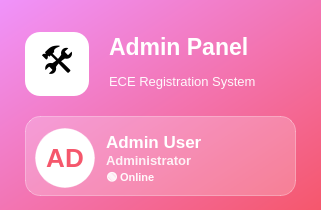
        <widget class="QWidget" name="headerWidget" native="true">
         <property name="minimumSize">
          <size>
           <width>0</width>
           <height>210</height>
          </size>
         </property>
         <property name="maximumSize">
          <size>
           <width>16777215</width>
           <height>210</height>
          </size>
         </property>
         <property name="styleSheet">
          <string notr="true">background: qlineargradient(x1:0, y1:0, x2:1, y2:1, stop:0 #f093fb, stop:1 #f5576c);</string>
         </property>
         <layout class="QVBoxLayout" name="headerLayout">
          <property name="spacing">
           <number>20</number>
          </property>
          <property name="leftMargin">
           <number>25</number>
          </property>
          <property name="topMargin">
           <number>32</number>
          </property>
          <property name="rightMargin">
           <number>25</number>
          </property>
          <property name="bottomMargin">
           <number>28</number>
          </property>
          <item>
           <layout class="QHBoxLayout" name="logoHLayout">
            <item>
             <widget class="QLabel" name="logoIconLabel">
              <property name="minimumSize">
               <size>
                <width>64</width>
                <height>64</height>
               </size>
              </property>
              <property name="maximumSize">
               <size>
                <width>64</width>
                <height>64</height>
               </size>
              </property>
              <property name="styleSheet">
               <string notr="true">background-color: white; border-radius: 15px; font-size: 34px;</string>
              </property>
              <property name="text">
               <string>🛠️</string>
              </property>
              <property name="alignment">
               <set>Qt::AlignmentFlag::AlignCenter</set>
              </property>
             </widget>
            </item>
            <item>
             <layout class="QVBoxLayout" name="logoTextLayout">
              <property name="spacing">
               <number>4</number>
              </property>
              <item>
               <widget class="QLabel" name="labelLogoTitle">
                <property name="styleSheet">
                 <string notr="true">color: white; font-size: 23px; font-weight: 800; background: transparent;</string>
                </property>
                <property name="text">
                 <string>Admin Panel</string>
                </property>
               </widget>
              </item>
              <item>
               <widget class="QLabel" name="labelLogoSubtitle">
                <property name="styleSheet">
                 <string notr="true">color: rgba(255,255,255,0.95); font-size: 13px; background: transparent;</string>
                </property>
                <property name="text">
                 <string>ECE Registration System</string>
                </property>
               </widget>
              </item>
             </layout>
            </item>
            <item>
             <spacer name="logoSpacer">
              <property name="orientation">
               <enum>Qt::Orientation::Horizontal</enum>
              </property>
              <property name="sizeHint" stdset="0">
               <size>
                <width>40</width>
                <height>20</height>
               </size>
              </property>
             </spacer>
            </item>
           </layout>
          </item>
          <item>
           <widget class="QFrame" name="profileFrame">
            <property name="sizePolicy">
             <sizepolicy hsizetype="Preferred" vsizetype="Fixed">
              <horstretch>0</horstretch>
              <verstretch>0</verstretch>
             </sizepolicy>
            </property>
            <property name="minimumSize">
             <size>
              <width>0</width>
              <height>80</height>
             </size>
            </property>
            <property name="styleSheet">
             <string notr="true">QFrame {
    background-color: rgba(255,255,255,0.22);
    border-radius: 15px;
    border: 1px solid rgba(255,255,255,0.35);
}</string>
            </property>
            <property name="frameShape">
             <enum>QFrame::Shape::StyledPanel</enum>
            </property>
            <property name="frameShadow">
             <enum>QFrame::Shadow::Raised</enum>
            </property>
            <layout class="QGridLayout" name="gridLayout">
             <property name="topMargin">
              <number>5</number>
             </property>
             <property name="rightMargin">
              <number>5</number>
             </property>
             <property name="bottomMargin">
              <number>0</number>
             </property>
             <item row="0" column="2">
              <layout class="QVBoxLayout" name="verticalLayout">
               <property name="spacing">
                <number>0</number>
               </property>
               <property name="topMargin">
                <number>10</number>
               </property>
               <property name="bottomMargin">
                <number>10</number>
               </property>
               <item>
                <widget class="QLabel" name="labelAdminName">
                 <property name="minimumSize">
                  <size>
                   <width>20</width>
                   <height>20</height>
                  </size>
                 </property>
                 <property name="styleSheet">
                  <string notr="true">color: white; 
font-size: 17px; 
font-weight: 800;
background: transparent;
border: transparent</string>
                 </property>
                 <property name="text">
                  <string>Admin User</string>
                 </property>
                </widget>
               </item>
               <item>
                <widget class="QLabel" name="labelAdminRole">
                 <property name="minimumSize">
                  <size>
                   <width>0</width>
                   <height>20</height>
                  </size>
                 </property>
                 <property name="styleSheet">
                  <string notr="true">color: rgba(255,255,255,0.88); 
font-size: 13px; 
font-weight: 500;
background: transparent;
border: transparent</string>
                 </property>
                 <property name="text">
                  <string>Administrator</string>
                 </property>
                </widget>
               </item>
               <item>
                <widget class="QLabel" name="adminStatus">
                 <property name="minimumSize">
                  <size>
                   <width>0</width>
                   <height>20</height>
                  </size>
                 </property>
                 <property name="styleSheet">
                  <string notr="true">color: rgba(255,255,255,0.95); 
font-size: 11px; 
font-weight: 600;
border: transparent;
background-color: transparent</string>
                 </property>
                 <property name="text">
                  <string>🟢 Online</string>
                 </property>
                </widget>
               </item>
              </layout>
             </item>
             <item row="0" column="3">
              <spacer name="horizontalSpacer_2">
               <property name="orientation">
                <enum>Qt::Orientation::Horizontal</enum>
               </property>
               <property name="sizeType">
                <enum>QSizePolicy::Policy::Minimum</enum>
               </property>
               <property name="sizeHint" stdset="0">
                <size>
                 <width>20</width>
                 <height>20</height>
                </size>
               </property>
              </spacer>
             </item>
             <item row="0" column="0">
              <widget class="QLabel" name="labelAvatar">
               <property name="minimumSize">
                <size>
                 <width>60</width>
                 <height>60</height>
                </size>
               </property>
               <property name="maximumSize">
                <size>
                 <width>60</width>
                 <height>60</height>
                </size>
               </property>
               <property name="styleSheet">
                <string notr="true">background-color: white;
color: #f5576c;
border-radius: 30px;
font-size: 26px;
font-weight: 900;</string>
               </property>
               <property name="text">
                <string>AD</string>
               </property>
               <property name="alignment">
                <set>Qt::AlignmentFlag::AlignCenter</set>
               </property>
              </widget>
             </item>
             <item row="0" column="1">
              <spacer name="horizontalSpacer_3">
               <property name="orientation">
                <enum>Qt::Orientation::Horizontal</enum>
               </property>
               <property name="sizeType">
                <enum>QSizePolicy::Policy::Fixed</enum>
               </property>
               <property name="sizeHint" stdset="0">
                <size>
                 <width>5</width>
                 <height>10</height>
                </size>
               </property>
              </spacer>
             </item>
            </layout>
           </widget>
          </item>
         </layout>
        </widget>
